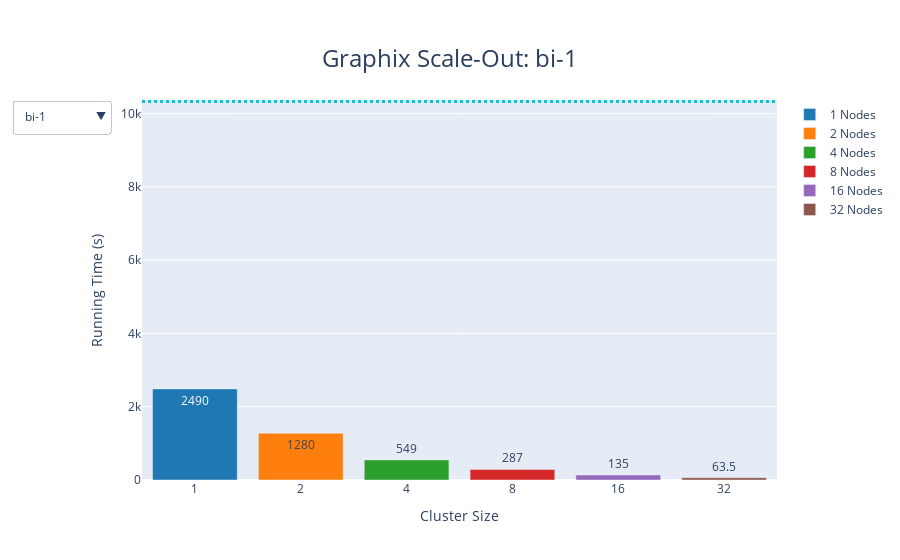

Notebook code cell kept with this figure:
### Code cell
import requests
import pandas
import plotly.graph_objects
import plotly.colors
import natsort

# Fetch our data.
response = requests.post('http://localhost:19002/query/service', {
    'statement': f"""
        SET    `compiler.sortmemory` "128MB";
        SET    `compiler.groupmemory` "128MB";
        SELECT CASE WHEN LEN(stringTimes) < 10
                    THEN STRING_JOIN(stringTimes, "<br>")
                    ELSE STRING_JOIN(stringTimes, "<br>") || "<br>..."
                    END AS timesAsString,
               S.* EXCLUDE notes
        FROM   SNB.Analysis.Statistics S
        LET    stringTimes = (
                   SELECT VALUE TO_STRING(ROUND(T, 3))
                   FROM   S.allTimes T
                   LIMIT  10
               );
    """
}).json()
df = pandas.json_normalize(response['results'])

# In addition to our plot, we also want to build CSV outputs.
output_neo4j, output_graphix = [], []

# Plot our results with a bar chart.
fig = plotly.graph_objects.Figure()
cluster_sizes = [1, 2, 4, 8, 16, 32]
query_classes = natsort.natsorted(df.queryClass.unique())
neo4j_visible_vector = []
for i, qc in enumerate(query_classes):
    qc_sf = df.query(
        f'system == "Neo4J" and '
        f'queryClass == "{qc}" and '
        f'scaleFactor == "300"'
    )
    neo4j_has_value = len(qc_sf.avgTime) > 0
    neo4j_visible_vector += [neo4j_has_value]
    neo4j_value = qc_sf.avgTime.item() if neo4j_has_value else None
    fig.add_shape(
        type='line',
        yref='y',
        y0=(neo4j_value if neo4j_has_value else 0),
        y1=(neo4j_value if neo4j_has_value else 0),
        xref='paper',
        x0=0,
        x1=1,
        visible=i == 0,
        line={
            'color': plotly.colors.qualitative.D3[-1],
            'width': 3,
            'dash': 'dot'
        }
    )
    if neo4j_has_value:
        output_neo4j += [f'{neo4j_value},"{qc}",-1000']
        output_neo4j += [f'{neo4j_value},"{qc}",1000']
    for j, cluster_size in enumerate(cluster_sizes):
        if qc == 'bi-7':
            version_conjunct = 'queryVersion == "2" and '
        elif qc == 'bi-18':
            version_conjunct = 'queryVersion == "2" and '
        else:
            version_conjunct = ''
        qc_sf = df.query(
            f'system == "Graphix" and '
            f'clusterSize == "{cluster_size}" and '
            f'queryClass == "{qc}" and '
            f'{version_conjunct} '
            f'scaleFactor == "300"'
        )
        if len(qc_sf.avgTime) > 0:
            output_graphix += [f'{qc_sf.avgTime.item()},{cluster_size},"{qc}"']
        fig.add_trace(plotly.graph_objects.Bar(
            x=[cluster_size],
            y=qc_sf.avgTime,
            name=f'{cluster_size} Nodes',
            texttemplate='%{y:.3r}',
            visible=i == 0,
            marker={'color': plotly.colors.qualitative.D3[j]},
            customdata=qc_sf[['spreadTime', 'maxTime', 'minTime', 'timesAsString']],
            hovertemplate="<b>Average:</b> %{y} +/-%{customdata[0]:.3f}<br>"
                          "<b>Maximum:</b> %{customdata[1]:.3f}<br>"
                          "<b>Minimum:</b> %{customdata[2]:.3f}<br>"
                          "<b>Using:</b><br>%{customdata[3]}"
        ))

# Write our results to a CSV.
with open('results/neo4j.csv', 'w') as fp:
    fp.write('time,queryclass,misc\n')
    for p in output_neo4j:
        fp.write(p + '\n')
with open('results/graphix.csv', 'w') as fp:
    fp.write('time,clustersize,queryclass\n')
    for p in output_graphix:
        fp.write(p + '\n')

# For all query classes, build an update action.
fig.update_layout(
    title={
        'text': f'Graphix Scale-Out: {query_classes[0]}',
        'xanchor': 'center',
        'yanchor': 'top',
        'x': 0.5,
        'font': {
            'size': 24
        }
    },
    xaxis={
        'title': 'Cluster Size',
        'type': 'category',
        'categoryorder': 'array',
        'categoryarray': cluster_sizes
    },
    yaxis={
        'title': 'Running Time (s)',
        'showspikes': True,
    }
)
buttons = list()
for i, qc in enumerate(query_classes):
    visible_data_vector = [False for f in range(0, len(query_classes) * len(cluster_sizes))]
    for j in range(len(cluster_sizes)):
        visible_data_vector[(i * len(cluster_sizes)) + j] = True
    visible_shapes_dict = {f'shapes[{j}].visible': False for j in range(len(query_classes))}
    if neo4j_visible_vector[i]:
        visible_shapes_dict[f'shapes[{i}].visible'] = True
    buttons.append({
        'label': qc,
        'method': 'update',
        'args': [
            {'visible': visible_data_vector},
            {'title.text': f'Graphix Scale-Out: {qc}', **visible_shapes_dict}
        ]
    })
fig.update_layout(updatemenus=[{
    'active': 0,
    'buttons': buttons
}])
fig.show()
